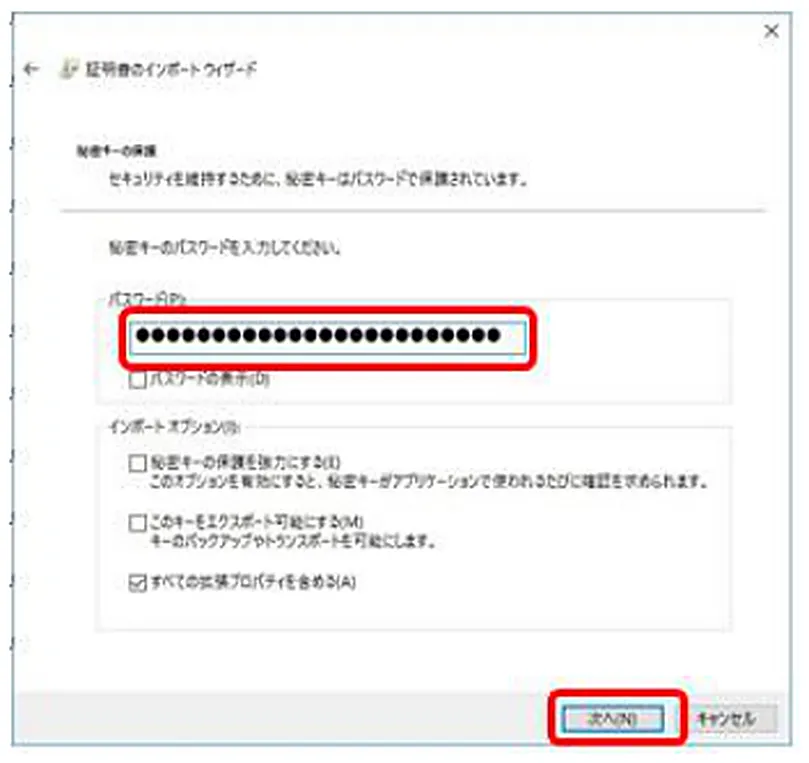
#> input picture site/img/p014_2.webp, 809 x 763 px, found by its file name; its folder holds only this picture in this run
$ python compare_sheet.py ../../site/img/p014_2.webp
#> lines starting #> are read from the running program, lines starting #| are printed output that depends on the picture
"""変わった画像の「前(左)・後(右)」を並べた確認用の一覧画像を作る"""
import os, sys
from PIL import Image, ImageDraw
ROOT = os.path.dirname(os.path.dirname(os.path.dirname(os.path.abspath(__file__))))
OUT = '/private/tmp/claude-501/-Users-teradatakeshi-claude/0ed2efdc-3b67-4aa3-9f7a-00796a7cb116/scratchpad/cmp'
os.makedirs(OUT, exist_ok=True)
names = sys.argv[1:]
W = 560
rows = []
for n in names:
    a = Image.open(os.path.join(ROOT, 'work', 'img_prev', n)).convert('RGB')
#> a is the input picture: PIL image 809x763 RGB; mean R, G, B 244.4, 241.7, 241.7
    b = Image.open(os.path.join(ROOT, 'site', 'img', n)).convert('RGB')
    a = a.resize((W, round(a.height * W / a.width)))
#> a: PIL image 560x528 RGB
    b = b.resize((W, round(b.height * W / b.width)))
    h = max(a.height, b.height) + 24
#> h = 552
    row = Image.new('RGB', (W * 2 + 20, h), 'white')
#> row: PIL image 1140x552 RGB; every value is 255
    d = ImageDraw.Draw(row)
    d.text((4, 4), n + '  前', fill=(200, 0, 0)); d.text((W + 24, 4), '後', fill=(0, 120, 0))
    row.paste(a, (0, 22)); row.paste(b, (W + 20, 22))
#> after `row.paste(a, (0, 22))`:
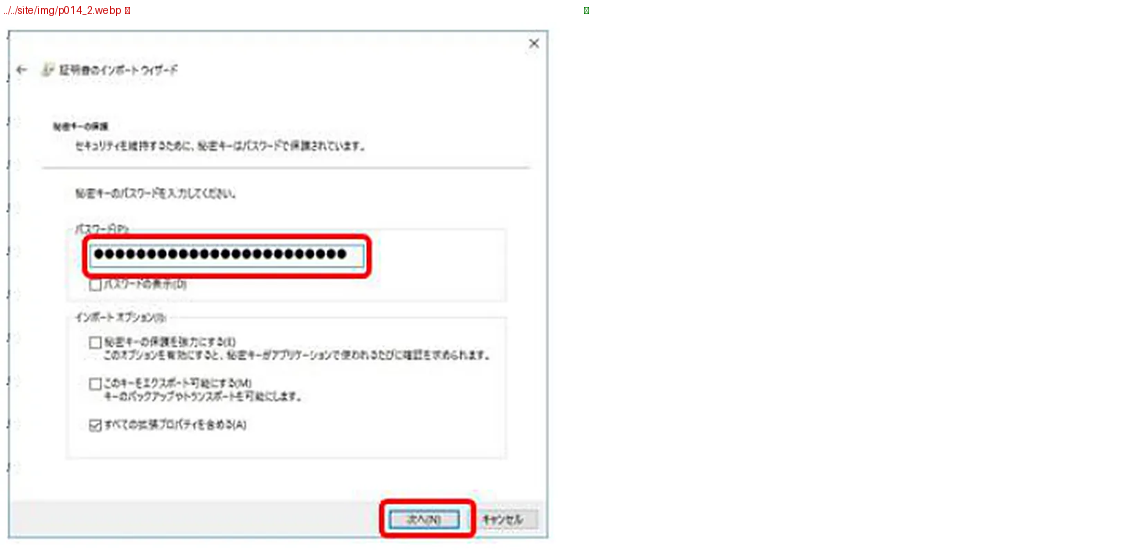
#> row: PIL image 1140x552 RGB; mean R, G, B 250, 248.6, 248.6
#> after `row.paste(b, (W + 20, 22))`:
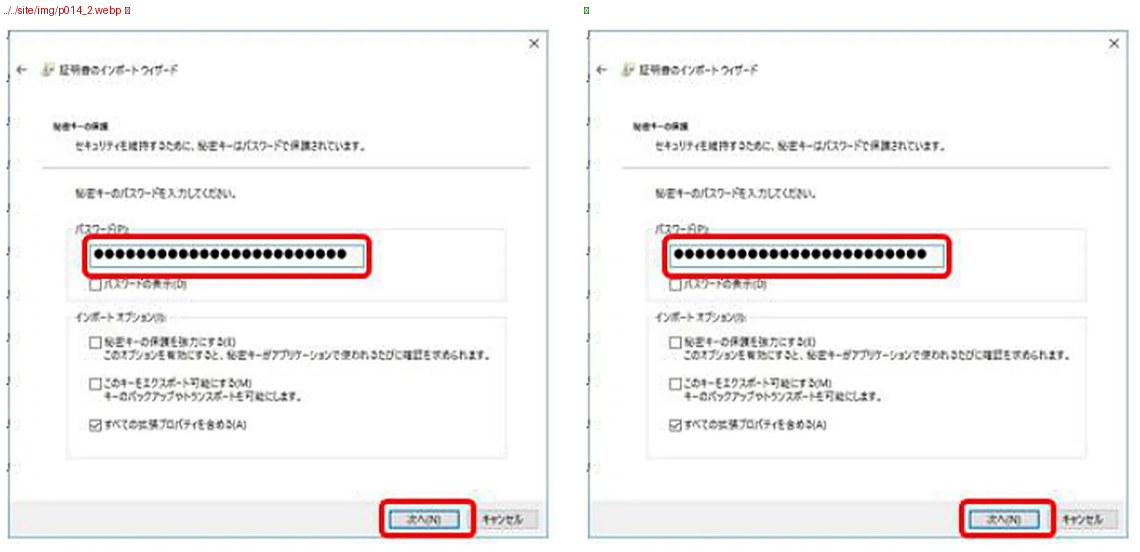
#> row: PIL image 1140x552 RGB; mean R, G, B 245, 242.4, 242.3
    rows.append(row)
for i in range(0, len(rows), 3):
    g = rows[i:i + 3]
    sheet = Image.new('RGB', (g[0].width, sum(r.height for r in g) + 12 * len(g)), (230, 230, 230))
    y = 0
    for r in g:
        sheet.paste(r, (0, y)); y += r.height + 12
    sheet.save(os.path.join(OUT, 'cmp%d.png' % (i // 3 + 1)))
#> this loop made 1 pass
#> pass 1, `sheet.save(os.path.join(OUT, 'cmp%d.png' % (i // 3 + 1)))`:
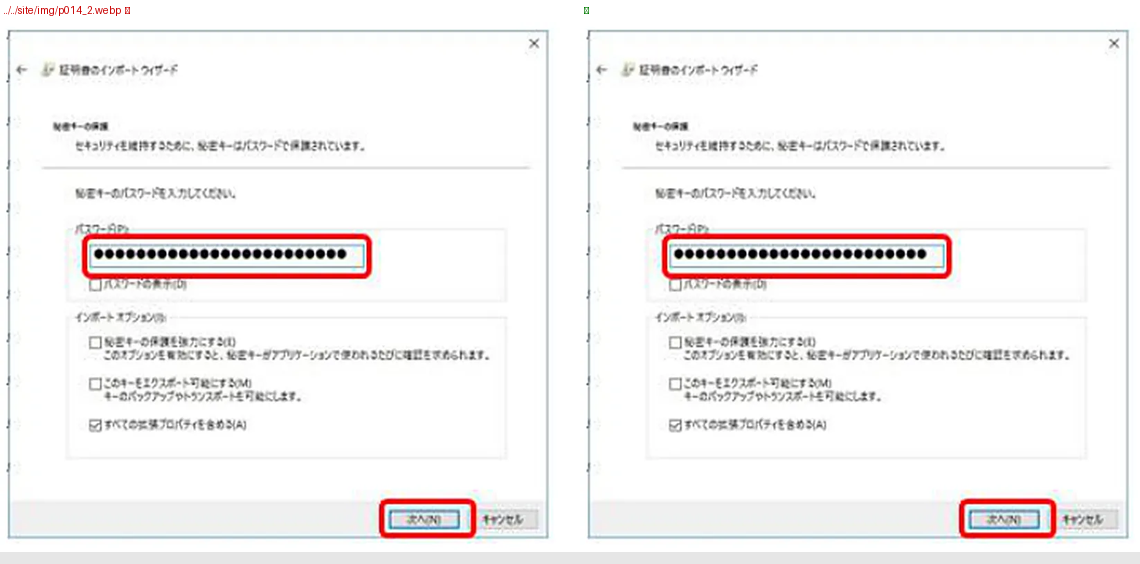
#> saved as cmp1.png: PIL image 1140x564 RGB; mean R, G, B 244.7, 242.1, 242.1
print(len(rows), 'rows')
#| 1 rows

$ run again, on site/img/p053_2.webp
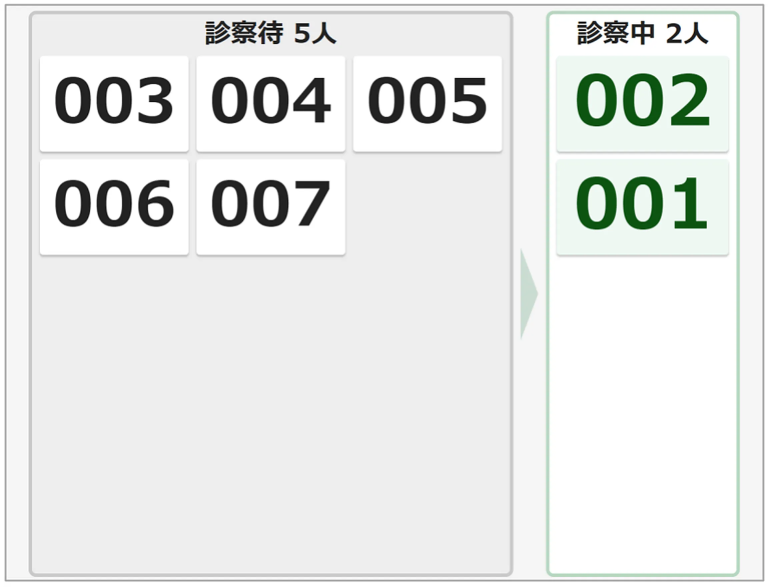
#> input picture site/img/p053_2.webp, 2307 x 1759 px, found by its file name (shown at 1/3 size)
#> a is the input picture: PIL image 2307x1759 RGB; mean R, G, B 231.1, 233.1, 231.5
#> a: PIL image 560x427 RGB
#> `row.paste(b, (W + 20, 22))`:
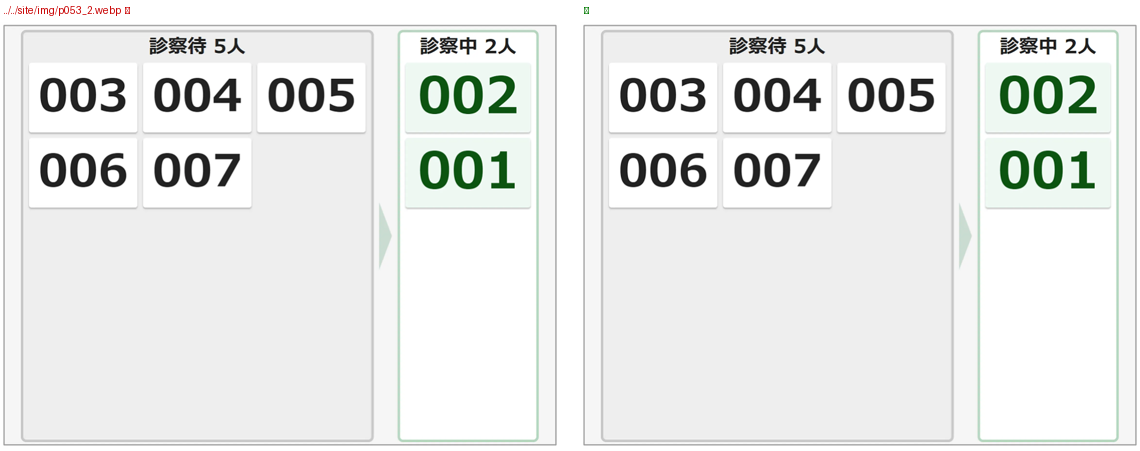
#> row: PIL image 1140x451 RGB; mean R, G, B 232.7, 234.5, 232.9
#> the loop `for i in range(0, len(rows), 3):` made 1 pass
#> pass 1, `sheet.save(os.path.join(OUT, 'cmp%d.png' % (i // 3 + 1)))`:
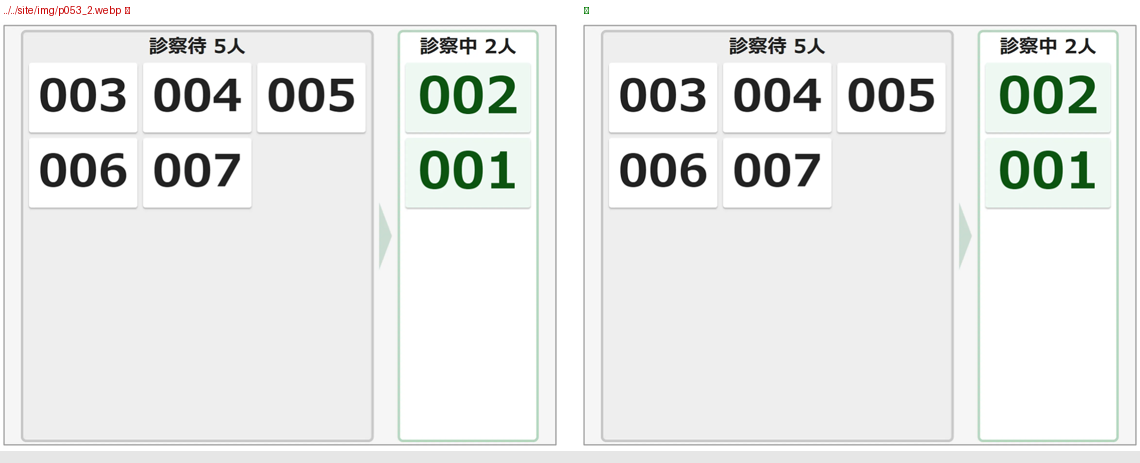
#> saved as cmp1.png: PIL image 1140x463 RGB; mean R, G, B 232.6, 234.4, 232.9
#| 1 rows

$ run again, on site/img/p056_2.webp
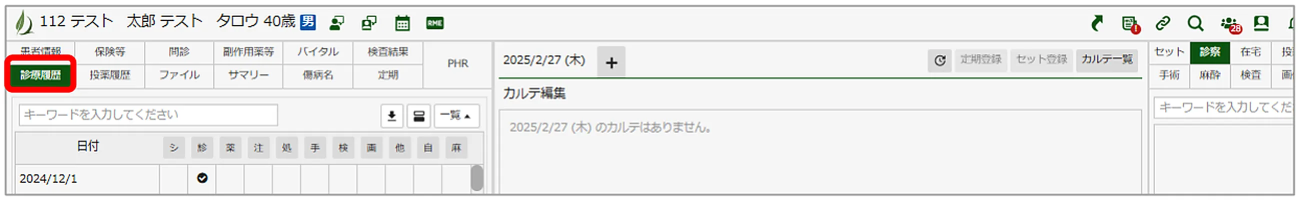
#> input picture site/img/p056_2.webp, 2600 x 401 px, found by its file name (shown at 1/2 size)
#> a is the input picture: PIL image 2600x401 RGB; mean R, G, B 234.9, 234.8, 233.9
#> a: PIL image 560x86 RGB
#> `row.paste(b, (W + 20, 22))`:
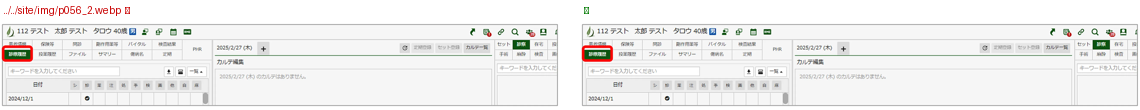
#> row: PIL image 1140x110 RGB; mean R, G, B 239.4, 238.9, 238.2
#> the loop `for i in range(0, len(rows), 3):` made 1 pass
#> pass 1, `sheet.save(os.path.join(OUT, 'cmp%d.png' % (i // 3 + 1)))`:
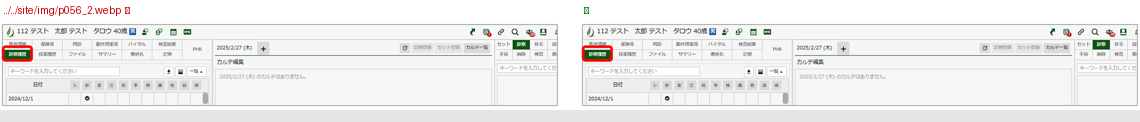
#> saved as cmp1.png: PIL image 1140x122 RGB; mean R, G, B 238.4, 238, 237.4
#| 1 rows

$ run again, on site/img/p061_2.webp
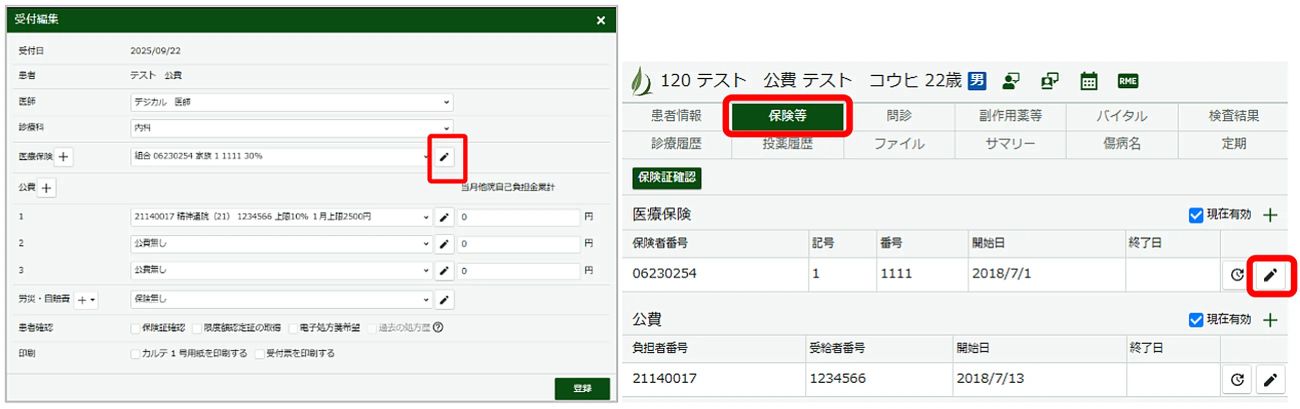
#> input picture site/img/p061_2.webp, 2600 x 817 px, found by its file name (shown at 1/2 size)
#> a is the input picture: PIL image 2600x817 RGB; mean R, G, B 231.9, 234.5, 232.1
#> a: PIL image 560x176 RGB
#> `row.paste(b, (W + 20, 22))`:
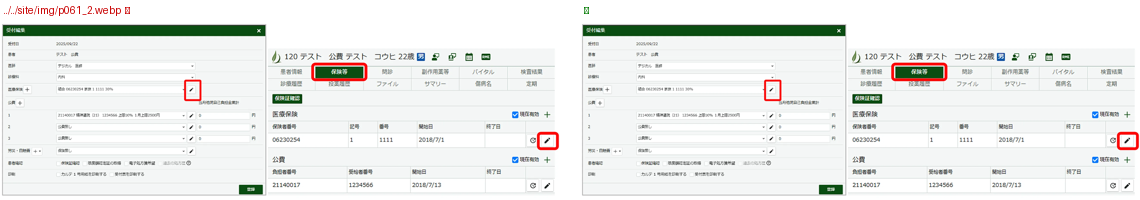
#> row: PIL image 1140x200 RGB; mean R, G, B 234.9, 236.9, 234.8
#> the loop `for i in range(0, len(rows), 3):` made 1 pass
#> pass 1, `sheet.save(os.path.join(OUT, 'cmp%d.png' % (i // 3 + 1)))`:
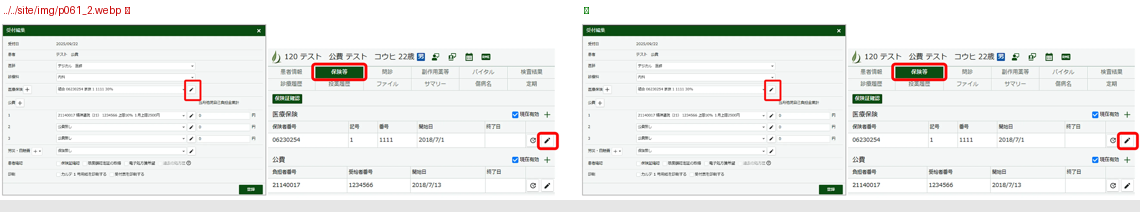
#> saved as cmp1.png: PIL image 1140x212 RGB; mean R, G, B 234.6, 236.5, 234.5
#| 1 rows

$ run again, on site/img/p021_3.webp
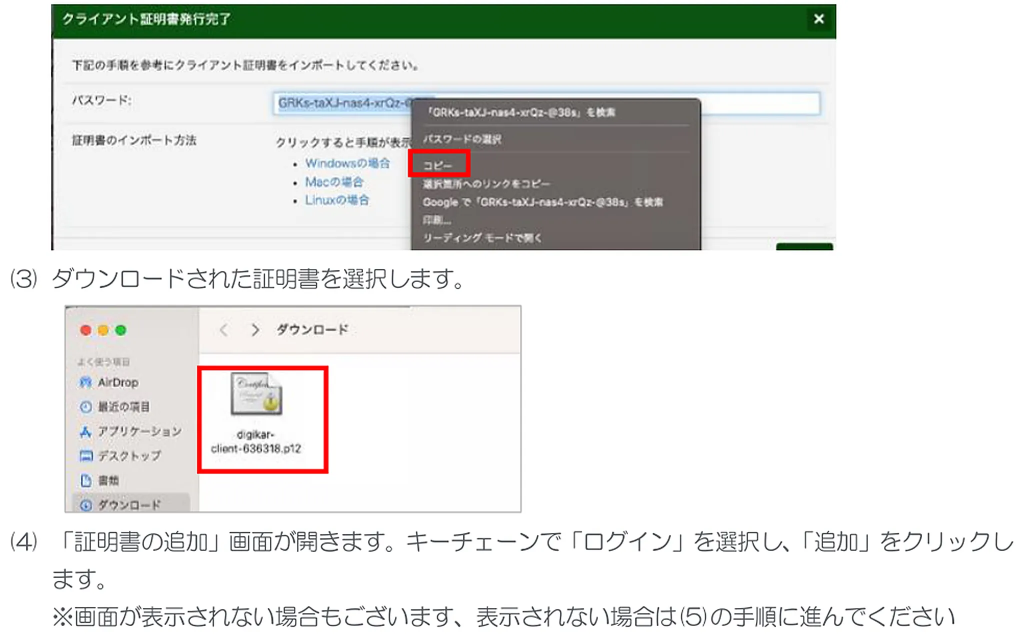
#> input picture site/img/p021_3.webp, 2042 x 1279 px, found by its file name (shown at 1/2 size)
#> a is the input picture: PIL image 2042x1279 RGB; mean R, G, B 226.3, 227.9, 225.1
#> a: PIL image 560x351 RGB
#> `row.paste(b, (W + 20, 22))`:
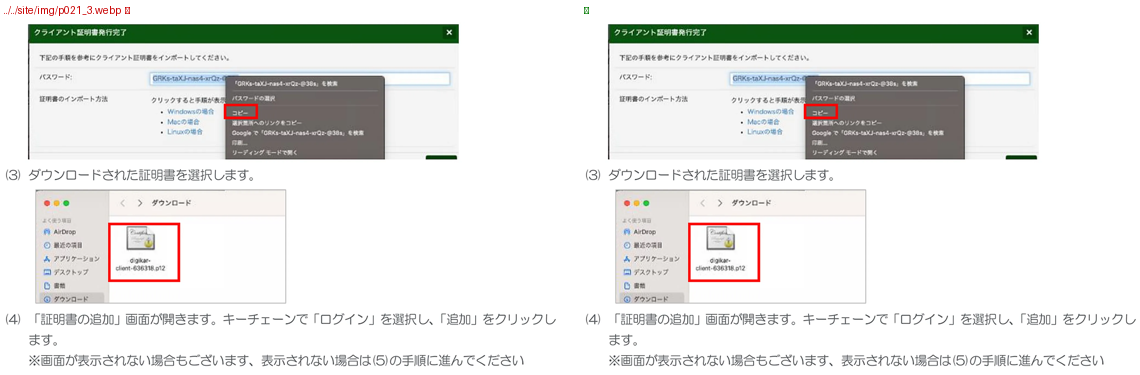
#> row: PIL image 1140x375 RGB; mean R, G, B 228.5, 229.8, 227.2
#> the loop `for i in range(0, len(rows), 3):` made 1 pass
#> pass 1, `sheet.save(os.path.join(OUT, 'cmp%d.png' % (i // 3 + 1)))`:
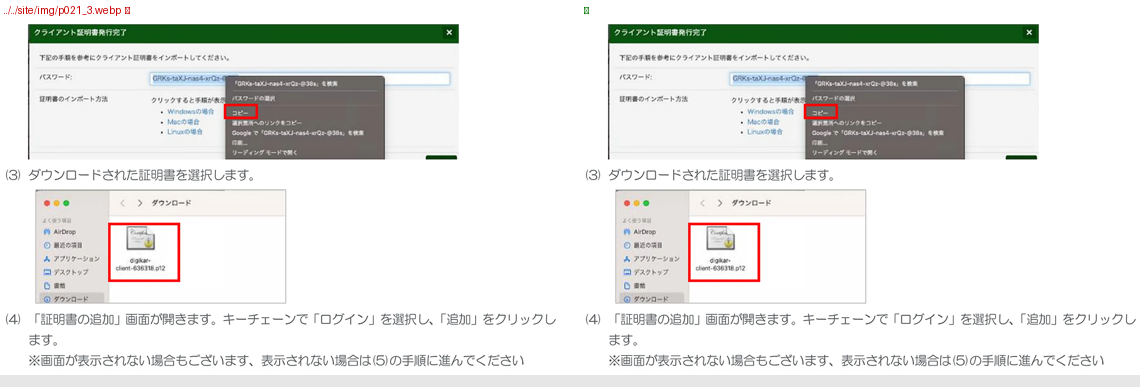
#> saved as cmp1.png: PIL image 1140x387 RGB; mean R, G, B 228.5, 229.8, 227.3
#| 1 rows
